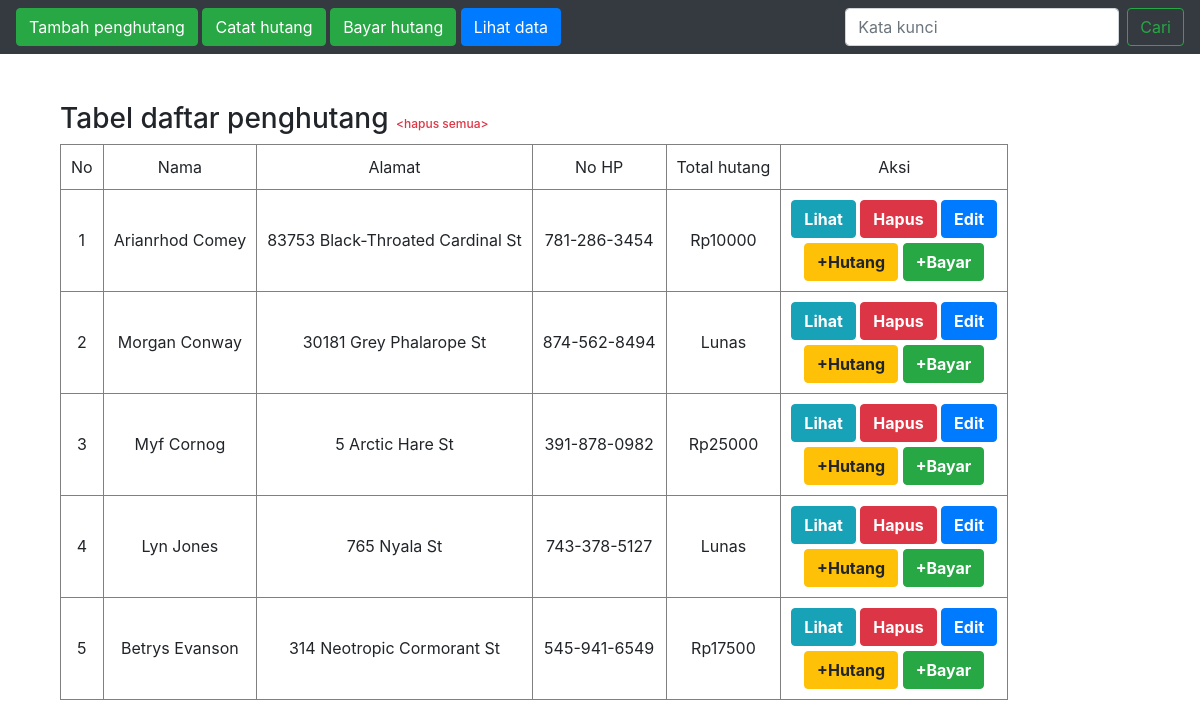
The page / on the database its author committed.
### tables this page shows
CREATE TABLE IF NOT EXISTS `penghutang` (
  `id` INT NOT NULL AUTO_INCREMENT COMMENT '',
  `nama` VARCHAR(100) NOT NULL COMMENT '',
  `jk` ENUM('l', 'p') NOT NULL COMMENT '',
  `pekerjaan` VARCHAR(100) NULL COMMENT '',
  `no_hp` VARCHAR(13) NULL COMMENT '',
  `alamat` VARCHAR(225) NULL COMMENT '',
  PRIMARY KEY (`id`)  COMMENT '');

### conf.php (called while the page is built)
<?php
$db_host = "localhost";
$db_user = "root";
$db_password = "";
$db_name = "db_bukuhutang";
 ?>

### includes/Penghutang.class.php (called while the page is built, shortened)
<?php
class Penghutang extends DB{
	function getPenghutang($id = '', $key = ''){
		$query = "SELECT * FROM `penghutang`";
		return $this->execute($query);
	}
}
?>

### includes/DB.class.php (called while the page is built, shortened)
<?php
class DB{
	var $db_host = '';
	var $db_user = '';
	var $db_password = '';
	var $db_name = '';
	var $db_link = '';
	var $result = 0;
	function DB($db_host='', $db_user='', $db_password='', $db_name=''){
		$this->db_host = $db_host;
		$this->db_user = $db_user;
		$this->db_password = $db_password;
		$this->db_name = $db_name;
	}
	function open(){
		$this->db_link = mysqli_connect($this->db_host, $this->db_user, $this->db_password, $this->db_name);
	}
	function execute($query=""){
		$this->result = mysqli_query($this->db_link, $query);
		return $this->result;
	}
	function getResult(){
		return mysqli_fetch_assoc($this->result);
	}
}
 ?>

### includes/Record.class.php (called while the page is built, shortened)
<?php
class Record extends DB{
	var $jenis = "";
	function Record($jenis, $db_host = '', $db_user = '', $db_password = '', $db_name = ''){
		$this->jenis = $jenis;
	}
	function getRecord($id = ''){
		$query = "SELECT * FROM " . $this->jenis;
		if($id != '') $query .= " WHERE id_penghutang = " . $id;
		return $this->execute($query);
	}
	function hitung($id = ''){
		$this->getRecord($id);
		$total = 0;
		while ($result = $this->getResult()){
			$total += $result['nominal'];
		}
		return $total;
	}
}
?>

### index.php (the view, shortened to what this page needs)
<?php
include("conf.php");
include("includes/Template.class.php");
include("includes/DB.class.php");
include("includes/Penghutang.class.php");
include("includes/Record.class.php");
$oPenghutang = new Penghutang($db_host, $db_user, $db_password, $db_name);
$oHutang = new Record("hutang", $db_host, $db_user, $db_password, $db_name);
$oBayar = new Record("bayar", $db_host, $db_user, $db_password, $db_name);
$oPenghutang->open();
$oHutang->open();
$oBayar->open();
$data = null;
if(isset($_GET['id_lihat'])){
	if ($oPenghutang->getPenghutang($_GET['id_lihat'])){
		$bio = $oPenghutang->getResult();
		$data .= "<h3>Biodata ".($bio['jk']=='l' ? 'Mas' : 'Mba')." <span class='text-primary'>{$bio['nama']}</span> <span style='font-size: 12px'><a href='index.php?id_edit={$_GET['id_lihat']}' class='text-success'>&lt;edit&gt;</a> <a href='index.php?id_hapus={$_GET['id_lihat']}' class='text-danger'>&lt;hapus&gt;</a></span></h3>
				  <table style='border: 1px dotted'>
					<tr>
						<th>Jenis Kelamin</th>
						<th> : </th>
						<th>".($bio['jk']=='l' ? 'Laki-laki' : 'Perempuan')."</th>
					</tr>
					<tr>
						<th>Pekerjaan</th>
						<th> : </th>
						<th>{$bio['pekerjaan']}</th>
					</tr>
					<tr>
						<th>No HP</th>
						<th> : </th>
						<th>{$bio['no_hp']}</th>
					</tr>
					<tr>
						<th>Alamat</th>
						<th> : </th>
						<th>{$bio['alamat']}</th>
					</tr>
				  </table><br>";
		$gabung = array();
		if($oHutang->getRecord($_GET['id_lihat'])){
			while($result = $oHutang->getResult()){
				$result["jenis"] = "Hutang";
				array_push($gabung, $result);
			}
		}
		if($oBayar->getRecord($_GET['id_lihat'])){
			while($result = $oBayar->getResult()){
				$result["jenis"] = "Bayar";
				array_push($gabung, $result);
			}
		}
		if(empty($gabung)) $data .= "<h3>Tidak memiliki data hutang</h3>";
		else{
			$tanggal = array();
			foreach($gabung as $key => $row){
				$tanggal[$key] = $row['tanggal'];
			}
			array_multisort($tanggal, SORT_ASC, $gabung);
			$data .= "<h3>Rincian hutang</h3>
					<p><form action='index.php' method='POST' style='margin-top: 5px'>
					  <input name='id' value={$_GET['id_lihat']} hidden />
					  <button type='submit' name='catat' value='hutang' class='btn btn-warning' style='font-weight: bold;'>+Hutang</button>
					  <button type='submit' name='catat' value='bayar' class='btn btn-success' style='font-weight: bold;'>+Bayar</button>
					</form></p>
					<table align='left' border='1' style='text-align: center;'>
					  <tr>
						<td>No</td>
						<td>Tanggal</td>
						<td>Jenis</td>
						<td>Nominal</td>
						<td>Keterangan</td>
					  </tr>";
			$no = 1;
			$totalHutang = 0;
			foreach($gabung as $val){
				$data .= "<tr><td>" . $no . "</td>
							<td>".$val['tanggal']."</td>
							<td>".$val['jenis']."</td>
							<td>".$val['nominal']."</td>
							<td>".$val['ket']."</td></tr>";
				$totalHutang += ($val['jenis']=='Hutang' ? $val['nominal']:(- $val['nominal']));
				$no++;
			}
			$data .= "</table><br>Total Hutang: Rp{$totalHutang}";
		}
	}
}
else{
	$key = "";
	if(mysqli_num_rows($oPenghutang->getPenghutang("", $key)) > 0){
		$data .= ($key=="" ? "<h3>Tabel daftar penghutang <span style='font-size: 12px'><a href='index.php?id_hapus=all' class='text-danger'>&lt;hapus semua&gt;</a></span></h3>" : "<h3>Hasil pencarian dengan kata kunci '<span style='color:blue'>{$_POST['kata_kunci']}</span>'</h3>")."
				<table align='left' border='1' style='text-align: center;'>
				  <tr>
					<td>No</td>
					<td>Nama</td>
					<td>Alamat</td>
					<td>No HP</td>
					<td>Total hutang</td>
					<td>Aksi</td>
				  </tr>";
		$no = 1;
		while ($result = $oPenghutang->getResult()) {
			$totalHutang = $oHutang->hitung($result['id']) - $oBayar->hitung($result['id']);
			$data .= "<tr><td>" . $no . "</td>
						  <td>" . $result['nama'] . "</td>
						  <td>" . $result['alamat'] . "</td>
						  <td>" . $result['no_hp'] . "</td>
						  <td>". ($totalHutang != 0 ? "Rp".$totalHutang : "Lunas") ."</td>
						  <td>
							<button class='btn btn-info'><a href='index.php?id_lihat={$result['id']}' style='color: white; font-weight: bold;'>Lihat</a></button>
							<button class='btn btn-danger'><a href='index.php?id_hapus={$result['id']}' style='color: white; font-weight: bold;'>Hapus</a></button>
							<button class='btn btn-primary'><a href='index.php?id_edit={$result['id']}' style='color: white; font-weight: bold;'>Edit</a></button>
							<form action='index.php' method='POST' style='margin-top: 5px'>
							  <input name='id' value={$result['id']} hidden />
							  <button type='submit' name='catat' value='hutang' class='btn btn-warning' style='font-weight: bold;'>+Hutang</button>
							  <button type='submit' name='catat' value='bayar' class='btn btn-success' style='font-weight: bold;'>+Bayar</button>
							</form>
						  </td></tr>";
			$no++;
		}
		$data .= "</table>";
	}
	else $data .= "<h3>Tidak ada data penghutang".($key!="" ? " dengan kata kunci '<span style='color:blue'>{$_POST['kata_kunci']}</span>'" : "")."</h3>";
}
?>

### includes/Template.class.php (shortened to what this page needs)
<?php
class Template{
	var $content = '';
	function Template($filename = ''){
		$this->content = implode('', @file($filename));
	}
	function clear(){
		$this->content = preg_replace("/DATA_[A-Z|_|0-9]+/", "", $this->content);
	}
	function write(){
		print $this->content;
	}
	function replace($old = '', $new = ''){
		if(is_int($new)){
			$value = sprintf("%d", $new);
		}elseif(is_float($new)){
			$value = sprintf("%f", $new);
		}elseif(is_array($new)){
			$value = '';
			foreach( $new as $item){
				$value .= $item. '';
			}
		}else{
			$value = $new;
		}
		$this->content = preg_replace("/$old/",  $value, $this->content);
	}
}
 ?>

### rows shown on the page
penghutang: nama "Arianrhod Comey", alamat "83753 Black-Throated Cardinal St", no_hp "781-286-3454", totalHutang "10000"
penghutang: nama "Morgan Conway", alamat "30181 Grey Phalarope St", no_hp "874-562-8494", shows "Lunas"
penghutang: nama "Myf Cornog", alamat "5 Arctic Hare St", no_hp "391-878-0982", totalHutang "25000"
penghutang: nama "Lyn Jones", alamat "765 Nyala St", no_hp "743-378-5127", shows "Lunas"
penghutang: nama "Betrys Evanson", alamat "314 Neotropic Cormorant St", no_hp "545-941-6549", totalHutang "17500"
